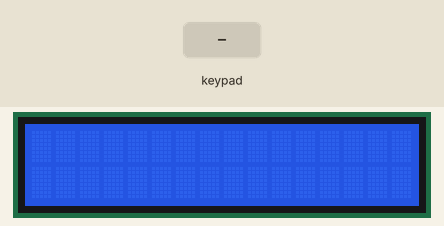
This sketch was run on a simulated Arduino Uno, built with avr-gcc and run on an emulated ATmega328P. On the bench: 16×2 character LCD. The test bench sets the inputs (shaded band).

Above: at 1.2 s.
1.3 s: key 'U' pressed
At 1.9 s:
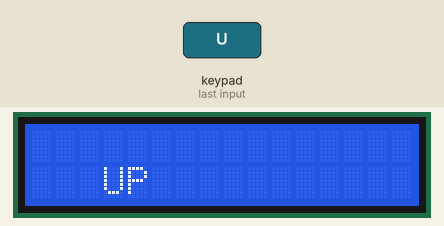
4.3 s: key 'D' pressed
At 4.9 s:
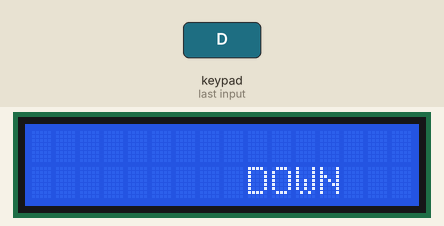
7.3 s: key 'L' pressed
At 8.0 s:
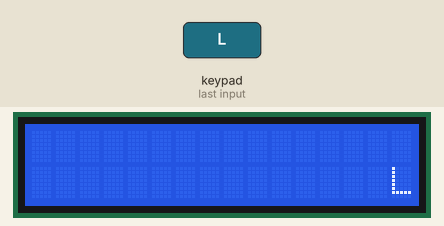
Timing chart, 0 to 10.3 s (numbered marks = the images above; inputs shaded):
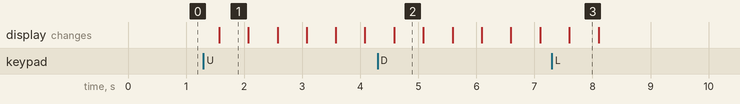

The sketch:

lab2ex6.ino
```cpp
#include <Wire.h>
#include <Adafruit_RGBLCDShield.h>
#include <utility/Adafruit_MCP23017.h>

Adafruit_RGBLCDShield lcd = Adafruit_RGBLCDShield();


#define BUTTON_NONE 0
#define BUTTON_SELECT 1
#define BUTTON_RIGHT 2
#define BUTTON_LEFT 16
#define BUTTON_DOWN 4
#define BUTTON_UP 8

void setup() {
  Serial.begin(9600);
  lcd.begin(16,2);

}

void loop() {
  delay(500);
  lcd.scrollDisplayRight();
  lcd.setCursor(0,1);
  int button_state = lcd.readButtons();
  int num = button_state;
  while (num > 0) {
    if (num - BUTTON_LEFT >= 0) {
      lcd.print("LEFT ");
      num = num - BUTTON_LEFT;
    }
    else if (num - BUTTON_UP >= 0) {
      lcd.print("UP ");
      num = num - BUTTON_UP;
    }
    else if (num - BUTTON_DOWN >= 0) {
      lcd.print("DOWN ");
      num = num - BUTTON_DOWN;
    }
    else if (num - BUTTON_RIGHT >= 0) {
      lcd.print("RIGHT ");
      num = num - BUTTON_RIGHT;
    }
    else if (num - BUTTON_SELECT >= 0) {
      lcd.print("SELECT ");
      num = num - BUTTON_SELECT;
    }
  }
}
```

Measured:
- after the input at 1.3 s, the display: changes after 0.27 s (image 1)
- after the input at 4.3 s, the display: changes after 0.29 s (image 2)
- after the input at 7.3 s, the display: changes after 0.30 s (image 3)
- what the display in image 1 shows lasts 0.5 s, from 1.6 s to 2.1 s
